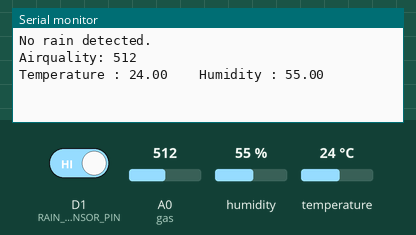
Recording of a sketch running on a simulated ESP8266 (NodeMCU). Shown: the last lines printed to the serial monitor. The test bench sets the inputs (shaded band); at power-on: D1 (RAIN_SENSOR_PIN) HIGH, humidity 55 %, A0 (gas) = 512, temperature 24 °C. WiFi joins after 1.5 s; servers stay silent unless stated.

Above: at 3.0 s.
3.1 s: D1 (RAIN_SENSOR_PIN) driven LOW
6.3 s: humidity set to 22 %
At 7.6 s:
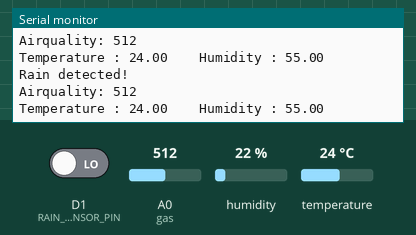
7.8 s: A0 (gas) set to 716
At 8.5 s:
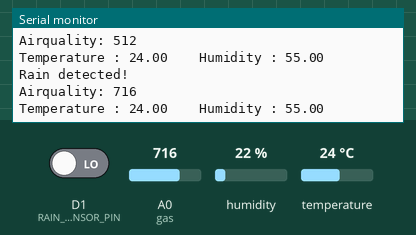
9.3 s: temperature set to 12 °C
At 10.6 s:
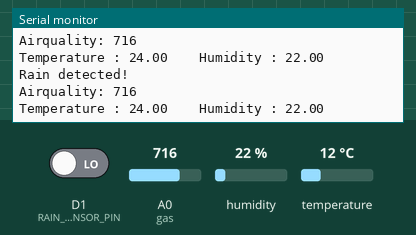
10.8 s: A0 (gas) set to 900
At 11.6 s:
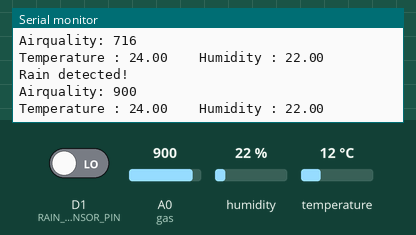
12.3 s: humidity set to 40 %
At 13.5 s:
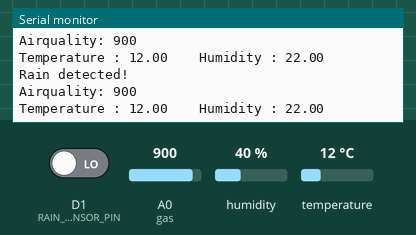
Timing chart, 0 to 14.8 s (numbered marks = the images above; inputs shaded):
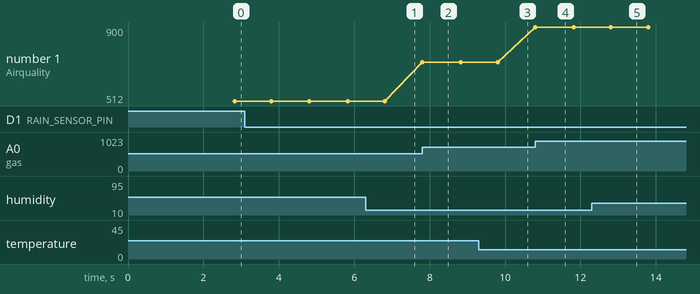

The sketch:

TEMPAIRQUALITYRAINALLFINIALL.ino
```cpp
#define BLYNK_TEMPLATE_ID "TMPL3IavJwNSa"
#define BLYNK_TEMPLATE_NAME "Temparature Humidity Monitoring System"
#define BLYNK_AUTH_TOKEN "4lh5DQhbDFQsVMaq5vPoKZ77XwX-6qSU"


#define BLYNK_PRINT Serial


#include <ESP8266WiFi.h>
#include <BlynkSimpleEsp8266.h>

#include <DHT.h>

#include <Wire.h>


char auth[] = "4lh5DQhbDFQsVMaq5vPoKZ77XwX-6qSU"; //Enter the Auth Token send by Blynk
char ssid[] = "BGS";  //Enter your WIFI Name
char pass[] = "bhuvangs2026";  //Enter your WIFI Password

BlynkTimer timer;

int gas = A0;
int sensorThreshold = 10;

#define DHTPIN D2//Connect Out pin to D4 in NODE MCU
#define DHTTYPE DHT11
DHT dht(DHTPIN, DHTTYPE);
#define RAIN_SENSOR_PIN D1


void sendSensor()
{

  int rainDetected = digitalRead(RAIN_SENSOR_PIN);
  float h = dht.readHumidity();
  float t = dht.readTemperature(); // or dht.readTemperature(true) for Fahrenheit


     if (isnan(h) || isnan(t)) {
    Serial.println("Failed to read from DHT sensor!");
    return;
  }
  if (rainDetected == LOW) { // Assuming LOW indicates rain detected
    Serial.println("Rain detected!");
    //Blynk.notify("Rain detected!");
    Blynk.virtualWrite(V4, "Rain detected!");
  } else {
    Serial.println("No rain detected.");
    Blynk.virtualWrite(V4, "No rain detected.");
  }
   int analogSensor = analogRead(gas);
  Blynk.virtualWrite(V3, analogSensor);
  Serial.print("Airquality: ");
    Serial.println(analogSensor);
  // You can send any value at any time.
  // Please don't send more that 10 values per second.
    Blynk.virtualWrite(V0, t);
    Blynk.virtualWrite(V1, h);


    Serial.print("Temperature : ");
    Serial.print(t);
    Serial.print("    Humidity : ");
    Serial.println(h);


}

void setup()
{

  Serial.begin(115200);

 //pinMode(gas, INPUT);
  Blynk.begin(auth, ssid, pass);
  dht.begin();
  timer.setInterval(1000L, sendSensor);


  }

void loop()
{
  Blynk.run();
  timer.run();
 }
```

Measured:
- after the input at 7.8 s, the serial monitor: prints a new line at once (image 2)
- after the input at 10.8 s, the serial monitor: prints a new line at once (image 4)
- plotted number 1: 512 → 716 after the input at 7.8 s, 716 → 900 after the input at 10.8 s
